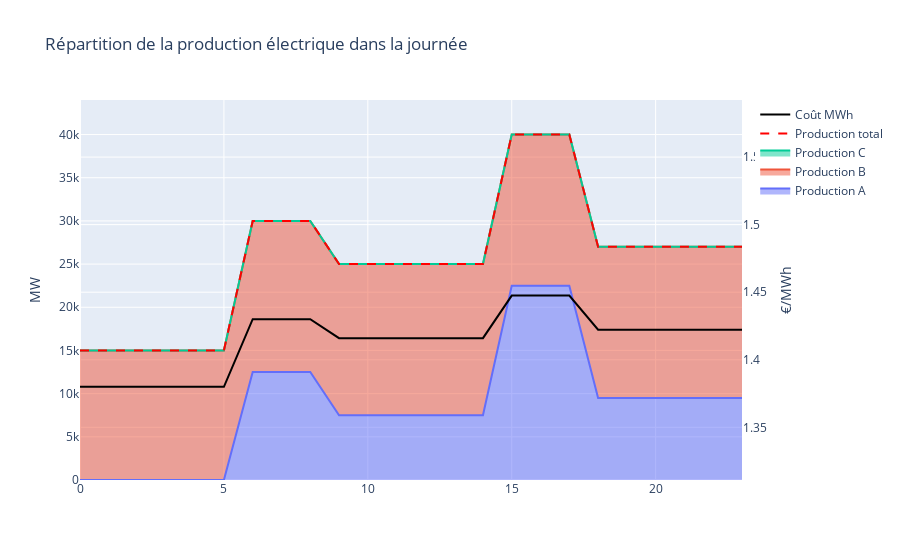

Notebook cell for this chart:
### Code cell
from turtle import color
import plotly.graph_objects as go

fig = go.Figure()

Y = df["Consommation (MW)"].copy()*0
for X in dict_11:
    Y += df[f"Puissance tot {X}"]
    fig.add_trace(
        go.Scatter(
        x=df["h"], 
        y=Y, 
        fill='tonexty',
        name = f"Production {X}"
        )
    )

# fig.add_trace(
#     go.Scatter(
#         x = df["h"],
#         y = df["Consommation (MW)"],
#         name = "Consommation"
#     )
# )
fig.add_trace(
    go.Scatter(
        x = df["h"],
        y = df["Production total"],
        name="Production total",
        line = dict(dash='dash',color="red")
    )
)
fig.add_trace(
    go.Scatter(
        x=df["h"],
        y=df["Coût MWh"],
        yaxis="y2",
        name="Coût MWh",
        line_color="black"
    )
)

fig.update_layout(
    hovermode='x',
    yaxis=dict(title="MW" ,range=[0,df["Consommation (MW)"].max()*1.1]),
    yaxis2=dict(title="€/MWh",
    range=[df["Coût MWh"].min()*0.95,df["Coût MWh"].max()*1.1],
    anchor="free",
    overlaying="y",
    side="right",
    position=1
    ),
    title = "Répartition de la production électrique dans la journée"
)
fig
fig.show()

### Figure 1 — Plotly figure (JSON) as saved in the notebook; plotly's stock layout.template omitted (floating-point values rounded to 4 significant figures)
{"data": [{"fill": "tonexty", "name": "Production A", "type": "scatter", "x": [0, 1, 2, 3, 4, 5, 6, 7, 8, 9, 10, 11, 12, 13, 14, 15, 16, 17, 18, 19, 20, 21, 22, 23], "y": [0, 0, 0, 0, 0, 0, 12500, 12500, 12500, 7500, 7500, 7500, 7500, 7500, 7500, 22500, 22500, 22500, 9500, 9500, 9500, 9500, 9500, 9500]}, {"fill": "tonexty", "name": "Production B", "type": "scatter", "x": [0, 1, 2, 3, 4, 5, 6, 7, 8, 9, 10, 11, 12, 13, 14, 15, 16, 17, 18, 19, 20, 21, 22, 23], "y": [15000, 15000, 15000, 15000, 15000, 15000, 30000, 30000, 30000, 25000, 25000, 25000, 25000, 25000, 25000, 40000, 40000, 40000, 27000, 27000, 27000, 27000, 27000, 27000]}, {"fill": "tonexty", "name": "Production C", "type": "scatter", "x": [0, 1, 2, 3, 4, 5, 6, 7, 8, 9, 10, 11, 12, 13, 14, 15, 16, 17, 18, 19, 20, 21, 22, 23], "y": [15000, 15000, 15000, 15000, 15000, 15000, 30000, 30000, 30000, 25000, 25000, 25000, 25000, 25000, 25000, 40000, 40000, 40000, 27000, 27000, 27000, 27000, 27000, 27000]}, {"line": {"color": "red", "dash": "dash"}, "name": "Production total", "type": "scatter", "x": [0, 1, 2, 3, 4, 5, 6, 7, 8, 9, 10, 11, 12, 13, 14, 15, 16, 17, 18, 19, 20, 21, 22, 23], "y": [15000, 15000, 15000, 15000, 15000, 15000, 30000, 30000, 30000, 25000, 25000, 25000, 25000, 25000, 25000, 40000, 40000, 40000, 27000, 27000, 27000, 27000, 27000, 27000]}, {"line": {"color": "black"}, "name": "Coût MWh", "type": "scatter", "x": [0, 1, 2, 3, 4, 5, 6, 7, 8, 9, 10, 11, 12, 13, 14, 15, 16, 17, 18, 19, 20, 21, 22, 23], "y": [1.38, 1.38, 1.38, 1.38, 1.38, 1.38, 1.43, 1.43, 1.43, 1.416, 1.416, 1.416, 1.416, 1.416, 1.416, 1.448, 1.448, 1.448, 1.422, 1.422, 1.422, 1.422, 1.422, 1.422], "yaxis": "y2"}], "layout": {"hovermode": "x", "title": {"text": "Répartition de la production électrique dans la journée"}, "yaxis": {"range": [0, 44000], "title": {"text": "MW"}}, "yaxis2": {"anchor": "free", "overlaying": "y", "position": 1, "range": [1.311, 1.592], "side": "right", "title": {"text": "€/MWh"}}}}
